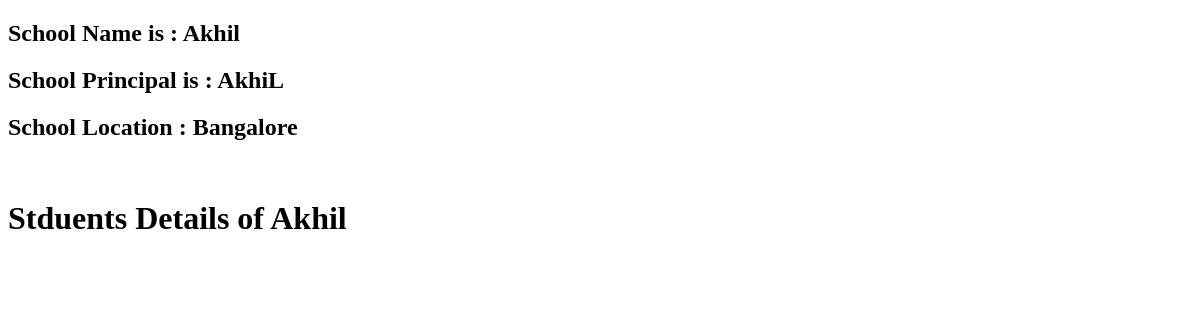
Page /school/1 on the earlier database version.
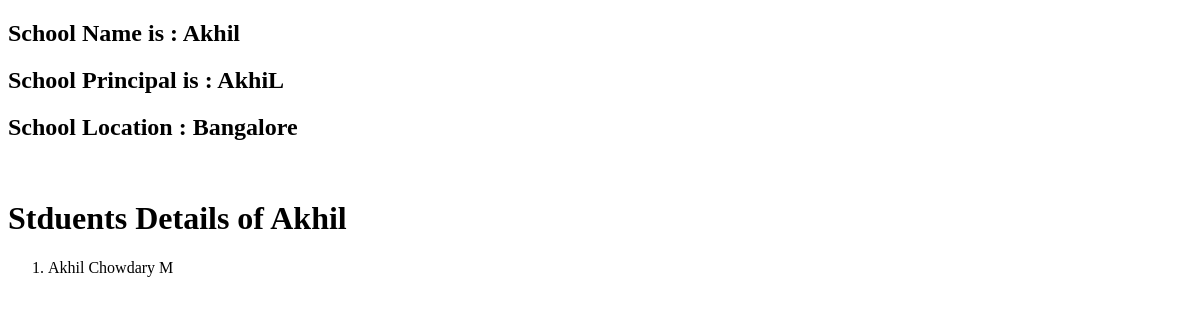
Same page on the later database version.
### myapp/models.py (models this page shows, shortened)
class School(models.Model):
    name=models.CharField(max_length=256)
    principal=models.CharField(max_length=256)
    location=models.CharField(max_length=256)

class Student(models.Model):
    name=models.CharField(max_length=256)
    age=models.PositiveIntegerField()
    school=models.ForeignKey(School,related_name="students",on_delete=models.CASCADE)

### myapp/views.py (the view, shortened to what this page needs)
# urls.py: path('school/<int:pk>',views.School_DetailView.as_view(),name="detail_view"),
class School_DetailView(DetailView):
    model=School
    template_name='school_detail.html'
    context_object_name="school_detail"

### templates/school_detail.html (shortened to what this page needs)
<!DOCTYPE html>
<html lang="en">
<head>
</head>
<body>
    {% if school_detail %}
    <h2>School Name is : {{school_detail.name}}</h2>
    <h2>School Principal is : {{school_detail.principal}}</h2>
     <h2>School Location : {{school_detail.location}}</h2>
    {% endif %}
    <br>
    <h1>Stduents Details of {{school_detail.name}}</h1>
    <ol>
        {% for student in school_detail.students.all %}
        <li>{{student.name}}</li>
    {% endfor %}
    </ol>
</body>
</html>

Differences in the rows shown:
now on this page (row edited): Student: name "Akhil Chowdary M"
